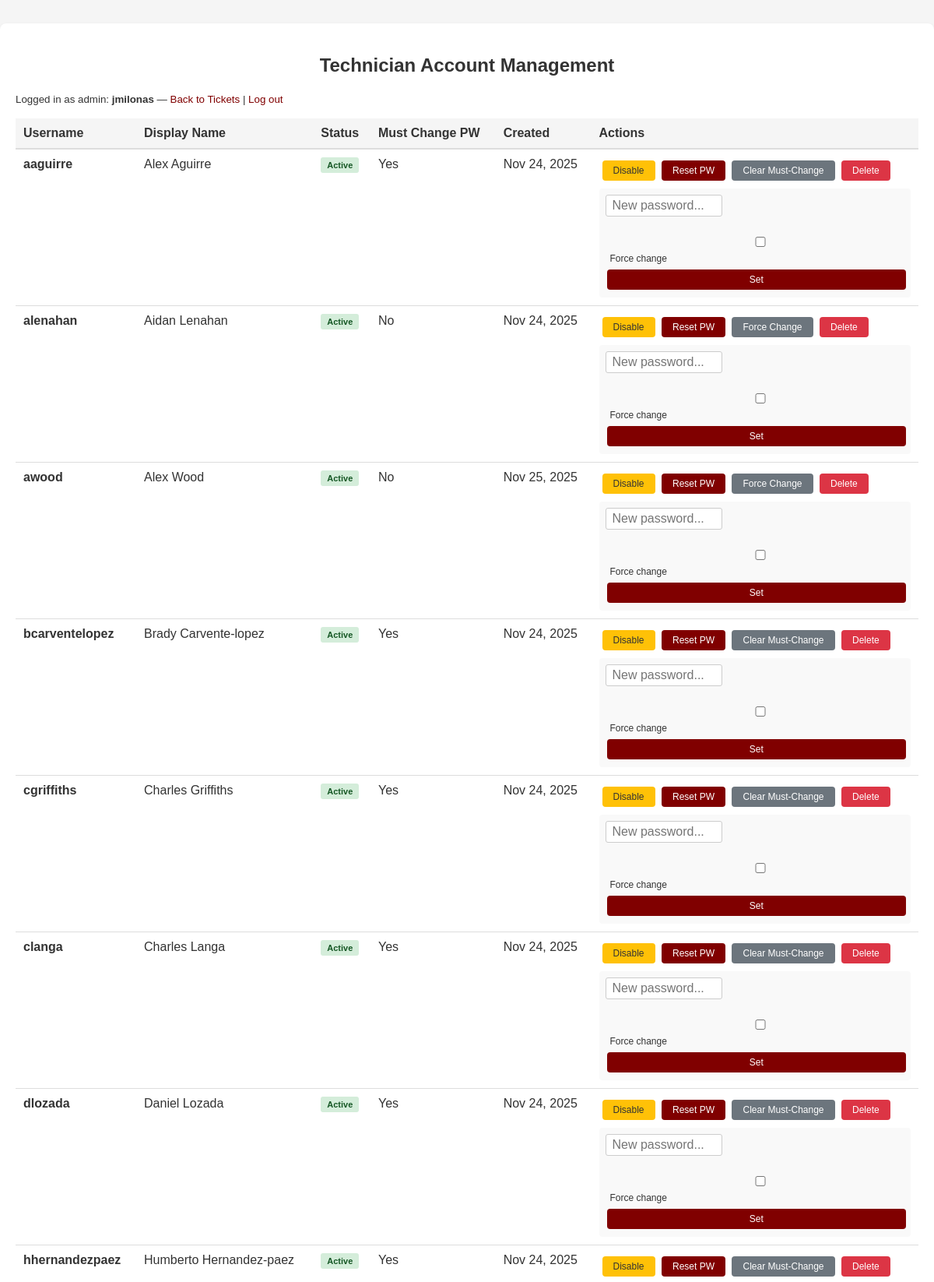
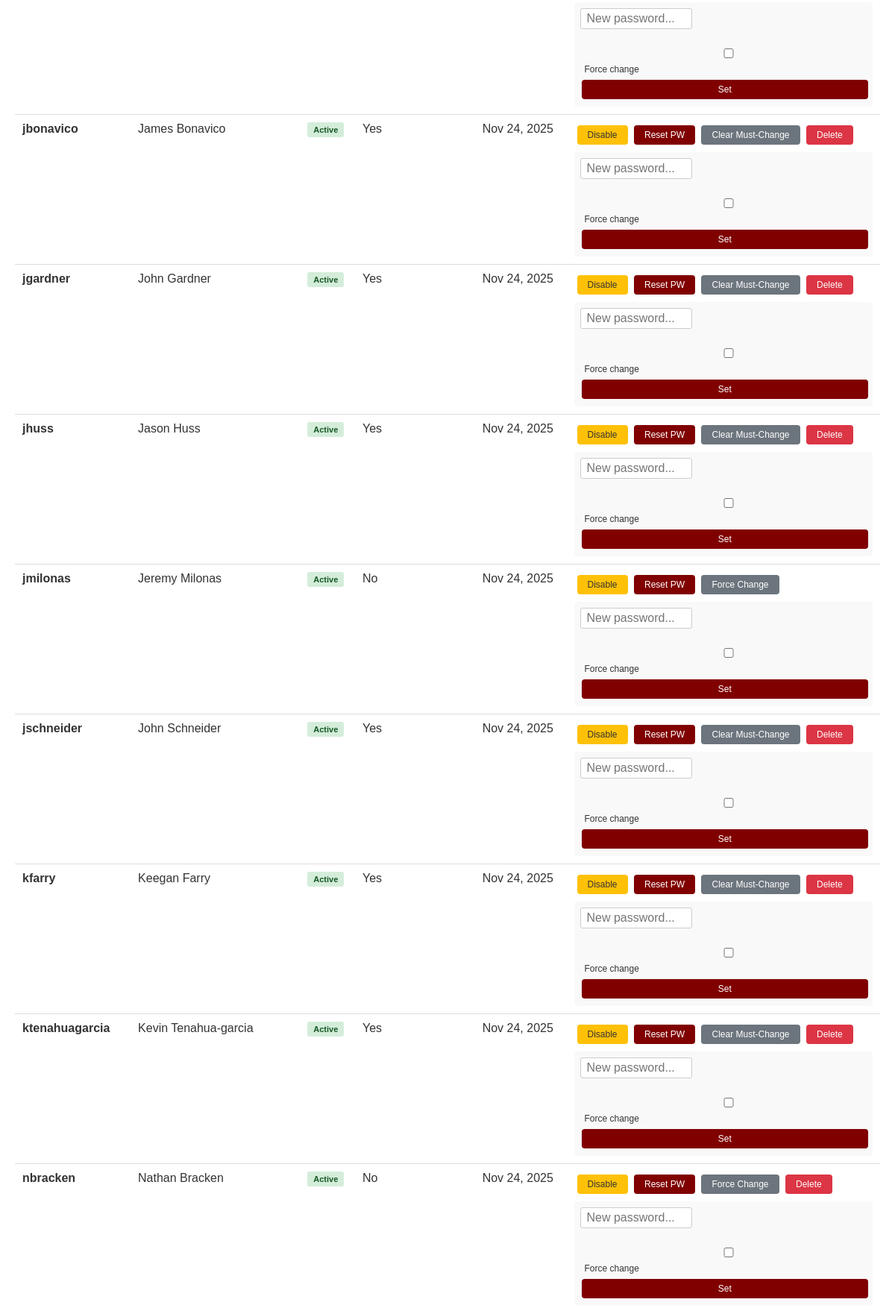
The app's page /admin_tech.php (signed in, upper part) with its own data (2 pictures, top to bottom).
### tables this page shows
CREATE TABLE IF NOT EXISTS `technicians` (
  `id` int NOT NULL AUTO_INCREMENT,
  `username` varchar(150) NOT NULL,
  `display_name` varchar(255) DEFAULT NULL,
  `password_hash` varchar(255) NOT NULL,
  `active` tinyint(1) NOT NULL DEFAULT '1',
  `must_change_password` tinyint(1) NOT NULL DEFAULT '1',
  `created_at` timestamp NULL DEFAULT CURRENT_TIMESTAMP,
  `updated_at` timestamp NULL DEFAULT CURRENT_TIMESTAMP ON UPDATE CURRENT_TIMESTAMP,
  PRIMARY KEY (`id`),
  UNIQUE KEY `username` (`username`)
);

### admin_tech.php (the view, shortened to what this page needs)
<?php
$servername = "localhost";
$username = "bucit";
$password = "m0Mih-Vdm!].Km8F";
$dbname = "bucit";
$conn = new mysqli($servername, $username, $password, $dbname);
$rows = [];
$res = $conn->query('SELECT id, username, display_name, active, must_change_password, created_at FROM technicians ORDER BY username');
if ($res) {
    while ($r = $res->fetch_assoc()) $rows[] = $r;
}
?><!DOCTYPE html>
<html><head><meta charset="utf-8"><title>Admin - Technicians</title><link rel="stylesheet" href="styles.css">
</head><body>
<div class="admin-container">
<h2>Technician Account Management</h2>
<p><small>Logged in as admin: <strong>jmilonas</strong> — <a href="manage_tickets.php">Back to Tickets</a> | <a href="logout.php">Log out</a></small></p>
<table class="tech-table">
<thead>
<tr>
<th>Username</th>
<th>Display Name</th>
<th>Status</th>
<th>Must Change PW</th>
<th>Created</th>
<th>Actions</th>
</tr>
</thead>
<tbody>
<?php foreach ($rows as $r): ?>
<tr>
<td><strong><?php echo htmlspecialchars($r['username']); ?></strong></td>
<td><?php echo htmlspecialchars($r['display_name'] ?? ''); ?></td>
<td>
    <span class="status-badge <?php echo $r['active'] ? 'badge-active' : 'badge-inactive'; ?>">
        <?php echo $r['active'] ? 'Active' : 'Inactive'; ?>
    </span>
</td>
<td><?php echo $r['must_change_password'] ? 'Yes' : 'No'; ?></td>
<td><?php echo date('M j, Y', strtotime($r['created_at'])); ?></td>
<td>
    <form class="action-form" method="POST">
        <button name="toggle_active" class="action-btn btn-warning" type="submit" title="Enable/Disable account">
            <?php echo $r['active'] ? 'Disable' : 'Enable'; ?>
        </button>
    </form>
    <form class="action-form" method="POST">
        <button name="reset_password" class="action-btn btn-primary" type="submit" title="Reset to 'changeme'">Reset PW</button>
    </form>
    <form class="action-form" method="POST">
        <button name="toggle_must_change" class="action-btn btn-secondary" type="submit" title="Toggle force password change">
            <?php echo $r['must_change_password'] ? 'Clear Must-Change' : 'Force Change'; ?>
        </button>
    </form>
    <?php if ($r['username'] !== 'jmilonas'): ?>
    <form class="action-form" method="POST" onsubmit="return confirm('Delete user <?php echo htmlspecialchars($r['username']); ?>? This cannot be undone.');">
        <button name="delete_user" class="action-btn btn-danger" type="submit" title="Delete user">Delete</button>
    </form>
    <?php endif; ?>
    <div class="password-form">
        <form method="POST" style="display:inline;">
            <input type="password" name="new_password" placeholder="New password..." required style="width:150px;">
            <label><input type="checkbox" name="force_change" value="1"> Force change</label>
            <button name="set_custom_password" class="action-btn btn-primary" type="submit">Set</button>
        </form>
    </div>
</td>
</tr>
<?php endforeach; ?>
</tbody>
</table>
</div>
</body></html>

### styles.css (style rules this page uses)
:root { --brand: #800000; --brand-dark: #5a0000; --card-bg: rgba(255,255,255,0.98); }
html { scroll-padding-top: 60px; }
body { font-family: Arial, sans-serif; background: var(--brand); margin: 0; padding: 0; color: #fff; }
h2 { margin-bottom: 20px; color: var(--brand); text-align: center; }
form label { display: block; margin-bottom: 5px; margin-top: 15px; color: var(--brand); font-weight: 500; }
form input, form button { width: 100%; padding: 10px; border: 1px solid #d1d1d1; border-radius: 5px; margin-bottom: 8px; font-size: 1rem; box-sizing: border-box; }
form button { background: var(--brand); color: #fff; border: none; font-size: 1.05em; font-weight: bold; margin-top: 16px; cursor: pointer; transition: background 0.2s; }

### admin_tech.php (style rules this page uses)
body { background: #f5f5f5; }
.admin-container { max-width: 1200px; margin: 30px auto; background: #fff; padding: 20px; border-radius: 8px; box-shadow: 0 2px 4px rgba(0,0,0,0.1); }
.admin-container h2, .admin-container h3, .admin-container p, .admin-container small, .admin-container a { color: #333; }
.admin-container a { color: #800000; text-decoration: none; }
.tech-table { width: 100%; border-collapse: collapse; margin-top: 12px; background: #fff; }
.tech-table th { background: #f5f5f5; padding: 10px; text-align: left; border-bottom: 2px solid #ddd; color: #333; font-weight: 600; }
.tech-table td { padding: 10px; border-top: 1px solid #ddd; vertical-align: top; color: #333; }
.action-btn { display: inline-block; padding: 6px 12px; margin: 2px; font-size: 12px; border-radius: 4px; border: none; cursor: pointer; font-weight: 500; }
.btn-primary { background: #800000; color: white; }
.btn-warning { background: #ffc107; color: #333; }
.btn-danger { background: #dc3545; color: white; }
.btn-secondary { background: #6c757d; color: white; }
.action-form { display: inline-block; margin: 2px; }
.password-form { background: #f9f9f9; padding: 8px; border-radius: 4px; margin-top: 6px; }
.password-form input { padding: 4px 8px; margin-right: 6px; border: 1px solid #ccc; border-radius: 3px; }
.password-form label { font-size: 12px; margin-left: 6px; color: #333; }
.status-badge { padding: 4px 8px; border-radius: 3px; font-size: 11px; font-weight: 600; display: inline-block; }
.badge-active { background: #d4edda; color: #155724; }
label { color: #333; }
input[type="text"], input[type="password"] { color: #333; }

### records on screen
technicians: username "aaguirre", display_name "Alex Aguirre", active "Active", must_change_password "Yes", created_at "Nov 24, 2025"
technicians: username "alenahan", display_name "Aidan Lenahan", active "Active", must_change_password "No", created_at "Nov 24, 2025"
technicians: username "awood", display_name "Alex Wood", active "Active", must_change_password "No", created_at "Nov 25, 2025"
technicians: username "bcarventelopez", display_name "Brady Carvente-lopez", active "Active", must_change_password "Yes", created_at "Nov 24, 2025"
technicians: username "cgriffiths", display_name "Charles Griffiths", active "Active", must_change_password "Yes", created_at "Nov 24, 2025"
technicians: username "clanga", display_name "Charles Langa", active "Active", must_change_password "Yes", created_at "Nov 24, 2025"
technicians: username "dlozada", display_name "Daniel Lozada", active "Active", must_change_password "Yes", created_at "Nov 24, 2025"
technicians: username "hhernandezpaez", display_name "Humberto Hernandez-paez", active "Active", must_change_password "Yes", created_at "Nov 24, 2025"
technicians: username "jbonavico", display_name "James Bonavico", active "Active", must_change_password "Yes", created_at "Nov 24, 2025"
technicians: username "jgardner", display_name "John Gardner", active "Active", must_change_password "Yes", created_at "Nov 24, 2025"
technicians: username "jhuss", display_name "Jason Huss", active "Active", must_change_password "Yes", created_at "Nov 24, 2025"
technicians: username "jmilonas", display_name "Jeremy Milonas", active "Active", must_change_password "No", created_at "Nov 24, 2025"
technicians: username "jschneider", display_name "John Schneider", active "Active", must_change_password "Yes", created_at "Nov 24, 2025"
technicians: username "kfarry", display_name "Keegan Farry", active "Active", must_change_password "Yes", created_at "Nov 24, 2025"
technicians: username "ktenahuagarcia", display_name "Kevin Tenahua-garcia", active "Active", must_change_password "Yes", created_at "Nov 24, 2025"
technicians: username "nbracken", display_name "Nathan Bracken", active "Active", must_change_password "No", created_at "Nov 24, 2025"
